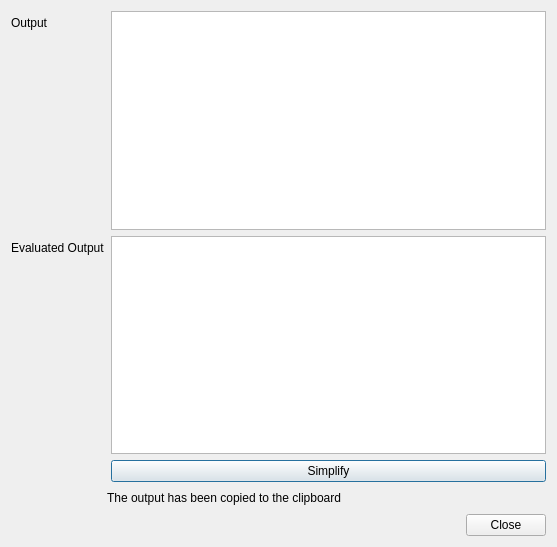
<?xml version="1.0" encoding="UTF-8"?>
<ui version="4.0">
 <class>Dialog</class>
 <widget class="QDialog" name="Dialog">
  <property name="geometry">
   <rect>
    <x>0</x>
    <y>0</y>
    <width>557</width>
    <height>547</height>
   </rect>
  </property>
  <property name="sizePolicy">
   <sizepolicy hsizetype="Expanding" vsizetype="Expanding">
    <horstretch>0</horstretch>
    <verstretch>0</verstretch>
   </sizepolicy>
  </property>
  <property name="windowTitle">
   <string>Mason Output</string>
  </property>
  <layout class="QVBoxLayout" name="verticalLayout">
   <item>
    <layout class="QFormLayout" name="formLayout">
     <item row="0" column="0">
      <widget class="QLabel" name="label_output">
       <property name="text">
        <string>Output</string>
       </property>
      </widget>
     </item>
     <item row="0" column="1">
      <widget class="QTextBrowser" name="txt_brw_output"/>
     </item>
     <item row="1" column="0">
      <widget class="QLabel" name="label_t_eval">
       <property name="text">
        <string>Evaluated Output</string>
       </property>
      </widget>
     </item>
     <item row="1" column="1">
      <widget class="QTextBrowser" name="txt_brw_eval">
       <property name="enabled">
        <bool>true</bool>
       </property>
      </widget>
     </item>
         <item row="2" column="1">
            <widget class="QPushButton" name="btn_simplify">
             <property name="text">
                <string>Simplify</string>
             </property>
            </widget>
         </item>
    </layout>
   </item>
   <item>
    <layout class="QFormLayout" name="formLayout_2">
     <item row="0" column="1">
      <widget class="QLabel" name="label_message">
       <property name="text">
        <string>The output has been copied to the clipboard</string>
       </property>
      </widget>
     </item>
     <item row="0" column="0">
      <spacer name="horizontalSpacer">
       <property name="orientation">
        <enum>Qt::Horizontal</enum>
       </property>
       <property name="sizeHint" stdset="0">
        <size>
         <width>90</width>
         <height>20</height>
        </size>
       </property>
      </spacer>
     </item>
    </layout>
   </item>
   <item>
    <widget class="QDialogButtonBox" name="buttonBox">
     <property name="orientation">
      <enum>Qt::Horizontal</enum>
     </property>
     <property name="standardButtons">
      <set>QDialogButtonBox::Close</set>
     </property>
    </widget>
   </item>
  </layout>
 </widget>
 <resources/>
 <connections>
  <connection>
   <sender>buttonBox</sender>
   <signal>rejected()</signal>
   <receiver>Dialog</receiver>
   <slot>reject()</slot>
   <hints>
    <hint type="sourcelabel">
     <x>316</x>
     <y>260</y>
    </hint>
    <hint type="destinationlabel">
     <x>286</x>
     <y>274</y>
    </hint>
   </hints>
  </connection>
  <connection>
   <sender>buttonBox</sender>
   <signal>accepted()</signal>
   <receiver>Dialog</receiver>
   <slot>accept()</slot>
   <hints>
    <hint type="sourcelabel">
     <x>248</x>
     <y>254</y>
    </hint>
    <hint type="destinationlabel">
     <x>157</x>
     <y>274</y>
    </hint>
   </hints>
  </connection>
 </connections>
</ui>
